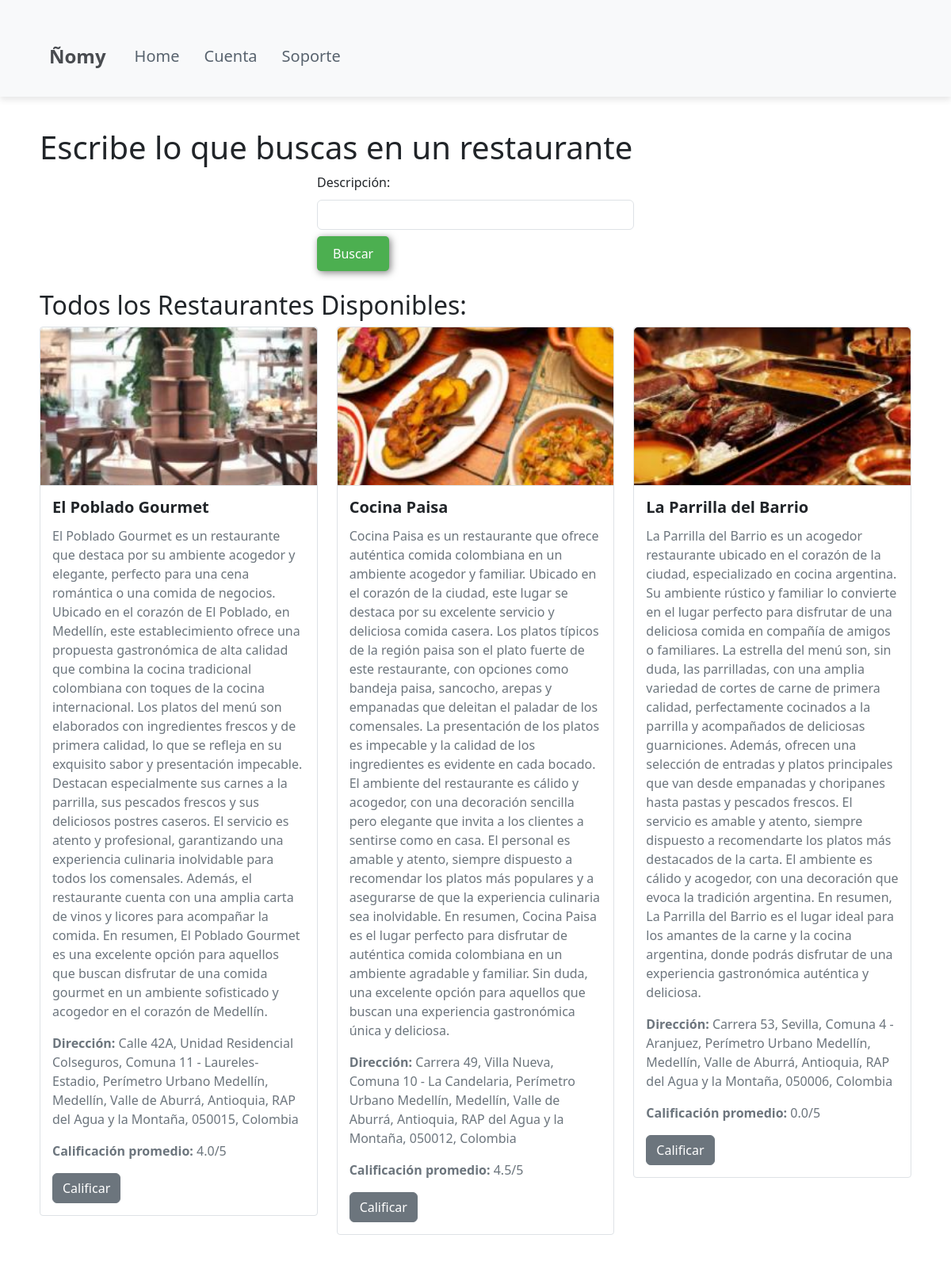
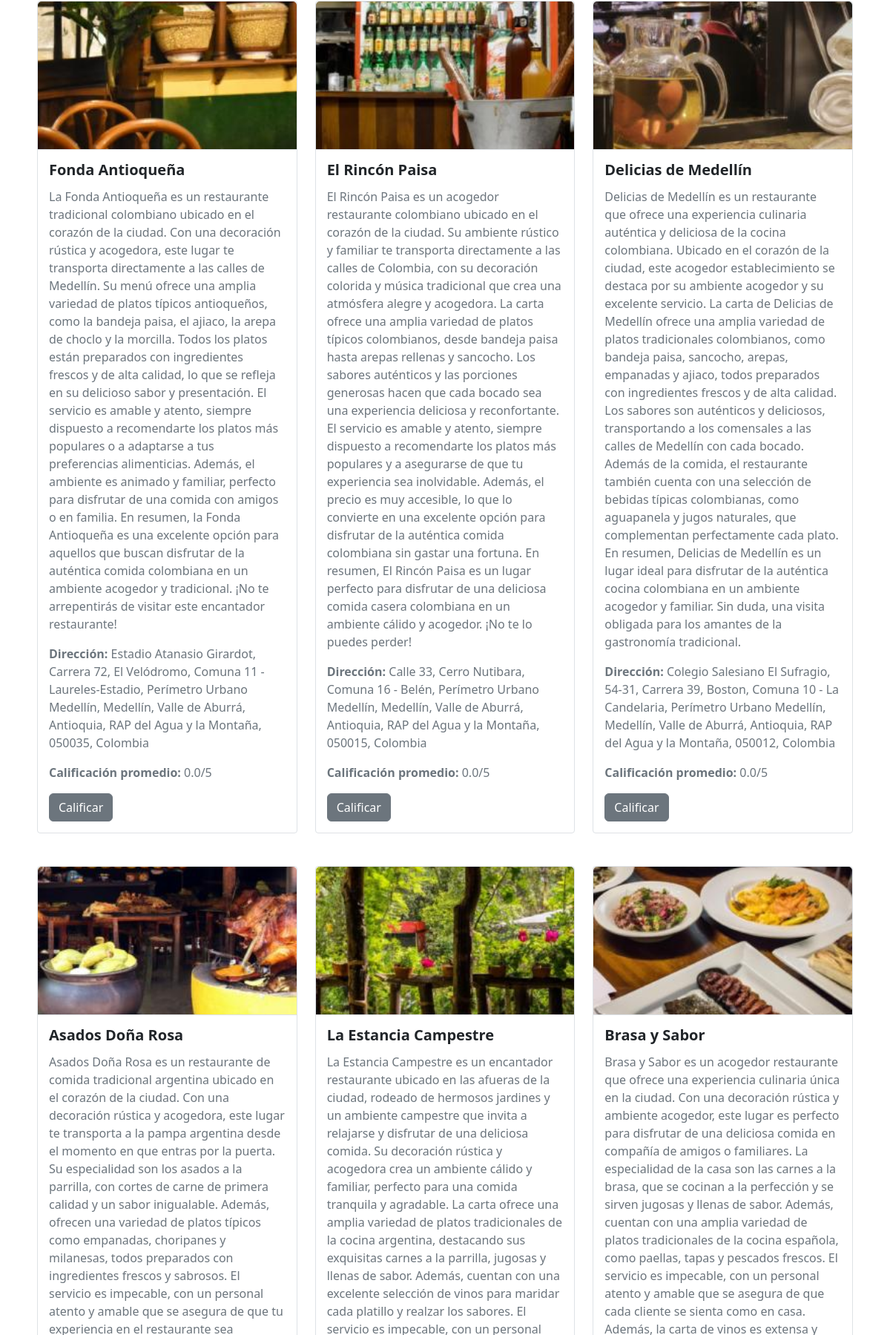
/restaurant/ (upper part), run on the app's committed database (2 pictures, top to bottom).
### restaurant/models.py (models this page shows, shortened)
class Restaurant(models.Model):
    nombre = models.CharField(max_length=250)
    descripcion = models.CharField(max_length=1000)
    latitud = models.CharField(max_length=250)
    longitud = models.CharField(max_length=250)
    image = models.ImageField(upload_to='nomy/images/', default='nomy/images/default.jpeg')
    emb = models.BinaryField(default=get_default_array())
    direccion = models.CharField(max_length=250, null=True, blank=True)
    def average_rating(self):
        reviews = self.reviews.all()
        if reviews.exists():
            return sum([review.rating for review in reviews]) / reviews.count()
        return 0

class Review(models.Model):
    restaurant = models.ForeignKey(Restaurant, on_delete=models.CASCADE, related_name='reviews')
    user = models.ForeignKey(User, on_delete=models.CASCADE)
    rating = models.IntegerField(default=0)
    comment = models.TextField(blank=True)
    created_at = models.DateTimeField(auto_now_add=True)

### restaurant/views.py (the view)
# urls.py: path('restaurant/', include('restaurant.urls')),
def restaurant(request):
    if request.method == 'POST':
        prompt = request.POST.get('prompt')
        if request.user.is_authenticated:
            searchahistory.objects.create(user=request.user, query=prompt)
        restaurants = Restaurant.objects.all()
        emb_request = get_embedding(prompt)
        sim = []
        for i in range(len(restaurants)):
            emb = restaurants[i].emb
            emb = list(np.frombuffer(emb))
            sim.append(cosine_similarity(emb, emb_request))
        sim = np.array(sim)
        idx = np.argmax(sim)
        idx = int(idx)
        if sim[idx] > 0:
            best_restaurant = [restaurants[idx]]
        else:
            best_restaurant = []
    else:
        best_restaurant = []
        restaurants = Restaurant.objects.all()
    return render(request, 'restaurant.html', {'restaurants': restaurants, 'recommendations': best_restaurant})

### restaurant/templates/restaurant.html (shortened to what this page needs)
{% load static %}
<!DOCTYPE html>
<html lang="en">
<head>
    <link rel="stylesheet" type="text/css" href="{% static 'css/index.css' %}">
    <link href="https://cdn.jsdelivr.net/npm/bootstrap@5.3.3/dist/css/bootstrap.min.css" rel="stylesheet">
</head>
<body>
    <header>
        <nav class="navbar navbar-expand-lg navbar-light">
            <div class="container">
                <a class="navbar-brand" href="#">Ñomy</a>
                <div class="collapse navbar-collapse" id="navbarNav">
                    <ul class="navbar-nav me-auto mb-2 mb-lg-0">
                        <li class="nav-item">
                            <a class="nav-link" href="http://127.0.0.1:8000/">Home</a>
                        </li>
                        <li class="nav-item">
                            <a class="nav-link" href="#">Cuenta</a>
                        </li>
                        <li class="nav-item">
                            <a class="nav-link" href="#">Soporte</a>
                        </li>
                    </ul>
                </div>
            </div>
        </nav>
    </header>
    {% block content %}
    <div class="container">
        <h1>Escribe lo que buscas en un restaurante</h1>
        <form method="POST" action="{% url 'restaurant' %}">
            <div class="form-group">
                <label for="prompt">Descripción:</label>
                <input type="text" id="prompt" name="prompt" class="form-control" required>
            </div>
            <button type="submit" class="btn btn-primary mt-2">Buscar</button>
        </form>
        <h2 class="mt-4">Todos los Restaurantes Disponibles:</h2>
        <div class="row row-cols-1 row-cols-md-3 g-4">
            {% for restaurant in restaurants %}
            <div class="col">
                <div class="card">
                    {% if restaurant.image %}
                        <img src="{{ restaurant.image.url }}" class="card-img-top" alt="{{ restaurant.nombre }}">
                    {% endif %}
                    <div class="card-body">
                        <h5 class="card-title fw-bold">{{ restaurant.nombre }}</h5>
                        <p class="card-text">{{ restaurant.descripcion }}</p>
                        <p class="card-text"><strong>Dirección:</strong> {{ restaurant.direccion }}</p>
                        <p class="card-text">
                            <strong>Calificación promedio:</strong> {{ restaurant.average_rating|floatformat:1 }}/5
                        </p>
                        <a href="{% url 'add_review' restaurant.id %}" class="btn btn-secondary">Calificar</a>
                    </div>
                </div>
            </div>
            {% endfor %}
        </div>
    </div>
    {% endblock %}
</body>
</html>

### nomy/static/css/index.css (style rules this page uses)
* { box-sizing: border-box; }
html { scroll-behavior: smooth; }
body { font-family: 'Roboto', sans-serif; margin: 0; }
h1 { font-size: 3.5em; margin: 0 0 20px 0; }
h2 { font-size: 2.7em; }
p { font-size: 1.25em; }
ul { list-style: none; }
li { font-size: 1.25em; }
button { font-size: 1.25em; font-weight: bold; padding: 10px 30px; border-radius: 5px; border: 2px solid rgba(0, 0, 0, 0.3); box-shadow: 2px 2px 10px rgba(0, 0, 0, 0.5); color: white; background-color: blueviolet; cursor: pointer; }
.container { max-width: 1400px; margin: auto; }
header { background-color: rgb(245, 245, 245); position: fixed; width: 100%; }
header .container { display: flex; flex-direction: row; justify-content: space-between; align-items: center; }
header nav { display: flex; flex-direction: row; text-align: center; padding-right: 20px; }
header a { padding: 5px 12px; text-decoration: none; font-weight: bold; color: black; }
form { width: 400px; margin: 0 auto; }
label { display: block; margin-bottom: 10px; }
input { display: block; width: 100%; padding: 10px; margin-bottom: 20px; box-sizing: border-box; border-radius: 5px; border: 1px solid #ccc; }
.container .btn-primary { background-color: #4CAF50; color: white; padding: 10px 20px; border: none; border-radius: 5px; }

### restaurant/templates/restaurant.html (style rules this page uses)
body, html { margin: 0; padding: 0; height: 100%; }
header { background-color: #f8f9fa; position: relative; z-index: 1000; box-shadow: 0px 4px 8px rgba(0, 0, 0, 0.1); }
.navbar-brand { font-size: 24px; font-weight: bold; color: #494c50; }
.navbar-nav a { margin-right: 15px; color: #58636e; text-decoration: none; }
.container { padding: 20px; margin-top: 20px; }
.card { margin-bottom: 20px; border: 1px solid #dee2e6; border-radius: 0.25rem; }
.card img { height: 200px; object-fit: cover; border-bottom: 1px solid #dee2e6; }
.card-body { padding: 15px; }
.card-title { font-size: 1.25rem; margin-bottom: 0.75rem; }
.card-text { font-size: 1rem; color: #6c757d; }

### data on the page
Restaurant: image (picture), nombre "El Poblado Gourmet", descripcion "El Poblado Gourmet es un restaurante que destaca por su ambiente acogedor y elegante, perfecto para una cena romántica o una comida de negocios. Ubicado en el corazón de El Poblado, en Medellín, este establecimiento ofrece una propuesta gastronómica de alta calidad que combina la cocina tradicional colombiana con toques de la cocina internacional. Los platos del menú son elaborados con ingredientes frescos y de primera calidad, lo que se refleja en su exquisito sabor y presentación impecable. Destacan especialmente sus carnes a la parrilla, sus pescados frescos y sus deliciosos postres caseros. El servicio es atento y profesional, garantizando una experiencia culinaria inolvidable para…", direccion "Calle 42A, Unidad Residencial Colseguros, Comuna 11 - Laureles-Estadio, Perímetro Urbano Medellín, Medellín, Valle de Aburrá, Antioquia, RAP del Agua y la Montaña, 050015, Colombia", average_rating "4.0"
Restaurant: image (picture), nombre "Cocina Paisa", descripcion "Cocina Paisa es un restaurante que ofrece auténtica comida colombiana en un ambiente acogedor y familiar. Ubicado en el corazón de la ciudad, este lugar se destaca por su excelente servicio y deliciosa comida casera. Los platos típicos de la región paisa son el plato fuerte de este restaurante, con opciones como bandeja paisa, sancocho, arepas y empanadas que deleitan el paladar de los comensales. La presentación de los platos es impecable y la calidad de los ingredientes es evidente en cada bocado. El ambiente del restaurante es cálido y acogedor, con una decoración sencilla pero elegante que invita a los clientes a sentirse como en casa. El personal es amable y atento, siempre dispuesto a…", direccion "Carrera 49, Villa Nueva, Comuna 10 - La Candelaria, Perímetro Urbano Medellín, Medellín, Valle de Aburrá, Antioquia, RAP del Agua y la Montaña, 050012, Colombia", average_rating "4.5"
Restaurant: image (picture), nombre "La Parrilla del Barrio", descripcion "La Parrilla del Barrio es un acogedor restaurante ubicado en el corazón de la ciudad, especializado en cocina argentina. Su ambiente rústico y familiar lo convierte en el lugar perfecto para disfrutar de una deliciosa comida en compañía de amigos o familiares. La estrella del menú son, sin duda, las parrilladas, con una amplia variedad de cortes de carne de primera calidad, perfectamente cocinados a la parrilla y acompañados de deliciosas guarniciones. Además, ofrecen una selección de entradas y platos principales que van desde empanadas y choripanes hasta pastas y pescados frescos. El servicio es amable y atento, siempre dispuesto a recomendarte los platos más destacados de la carta. El…", direccion "Carrera 53, Sevilla, Comuna 4 - Aranjuez, Perímetro Urbano Medellín, Medellín, Valle de Aburrá, Antioquia, RAP del Agua y la Montaña, 050006, Colombia", average_rating "0.0"
Restaurant: image (picture), nombre "Fonda Antioqueña", descripcion "La Fonda Antioqueña es un restaurante tradicional colombiano ubicado en el corazón de la ciudad. Con una decoración rústica y acogedora, este lugar te transporta directamente a las calles de Medellín. Su menú ofrece una amplia variedad de platos típicos antioqueños, como la bandeja paisa, el ajiaco, la arepa de choclo y la morcilla. Todos los platos están preparados con ingredientes frescos y de alta calidad, lo que se refleja en su delicioso sabor y presentación. El servicio es amable y atento, siempre dispuesto a recomendarte los platos más populares o a adaptarse a tus preferencias alimenticias. Además, el ambiente es animado y familiar, perfecto para disfrutar de una comida con amigos o…", direccion "Estadio Atanasio Girardot, Carrera 72, El Velódromo, Comuna 11 - Laureles-Estadio, Perímetro Urbano Medellín, Medellín, Valle de Aburrá, Antioquia, RAP del Agua y la Montaña, 050035, Colombia", average_rating "0.0"
Restaurant: image (picture), nombre "El Rincón Paisa", descripcion "El Rincón Paisa es un acogedor restaurante colombiano ubicado en el corazón de la ciudad. Su ambiente rústico y familiar te transporta directamente a las calles de Colombia, con su decoración colorida y música tradicional que crea una atmósfera alegre y acogedora. La carta ofrece una amplia variedad de platos típicos colombianos, desde bandeja paisa hasta arepas rellenas y sancocho. Los sabores auténticos y las porciones generosas hacen que cada bocado sea una experiencia deliciosa y reconfortante. El servicio es amable y atento, siempre dispuesto a recomendarte los platos más populares y a asegurarse de que tu experiencia sea inolvidable. Además, el precio es muy accesible, lo que lo…", direccion "Calle 33, Cerro Nutibara, Comuna 16 - Belén, Perímetro Urbano Medellín, Medellín, Valle de Aburrá, Antioquia, RAP del Agua y la Montaña, 050015, Colombia", average_rating "0.0"
Restaurant: image (picture), nombre "Delicias de Medellín", descripcion "Delicias de Medellín es un restaurante que ofrece una experiencia culinaria auténtica y deliciosa de la cocina colombiana. Ubicado en el corazón de la ciudad, este acogedor establecimiento se destaca por su ambiente acogedor y su excelente servicio. La carta de Delicias de Medellín ofrece una amplia variedad de platos tradicionales colombianos, como bandeja paisa, sancocho, arepas, empanadas y ajiaco, todos preparados con ingredientes frescos y de alta calidad. Los sabores son auténticos y deliciosos, transportando a los comensales a las calles de Medellín con cada bocado. Además de la comida, el restaurante también cuenta con una selección de bebidas típicas colombianas, como aguapanela y…", direccion "Colegio Salesiano El Sufragio, 54-31, Carrera 39, Boston, Comuna 10 - La Candelaria, Perímetro Urbano Medellín, Medellín, Valle de Aburrá, Antioquia, RAP del Agua y la Montaña, 050012, Colombia", average_rating "0.0"
Restaurant: image (picture), nombre "Asados Doña Rosa"
Restaurant: image (picture), nombre "La Estancia Campestre"
Restaurant: image (picture), nombre "Brasa y Sabor"
